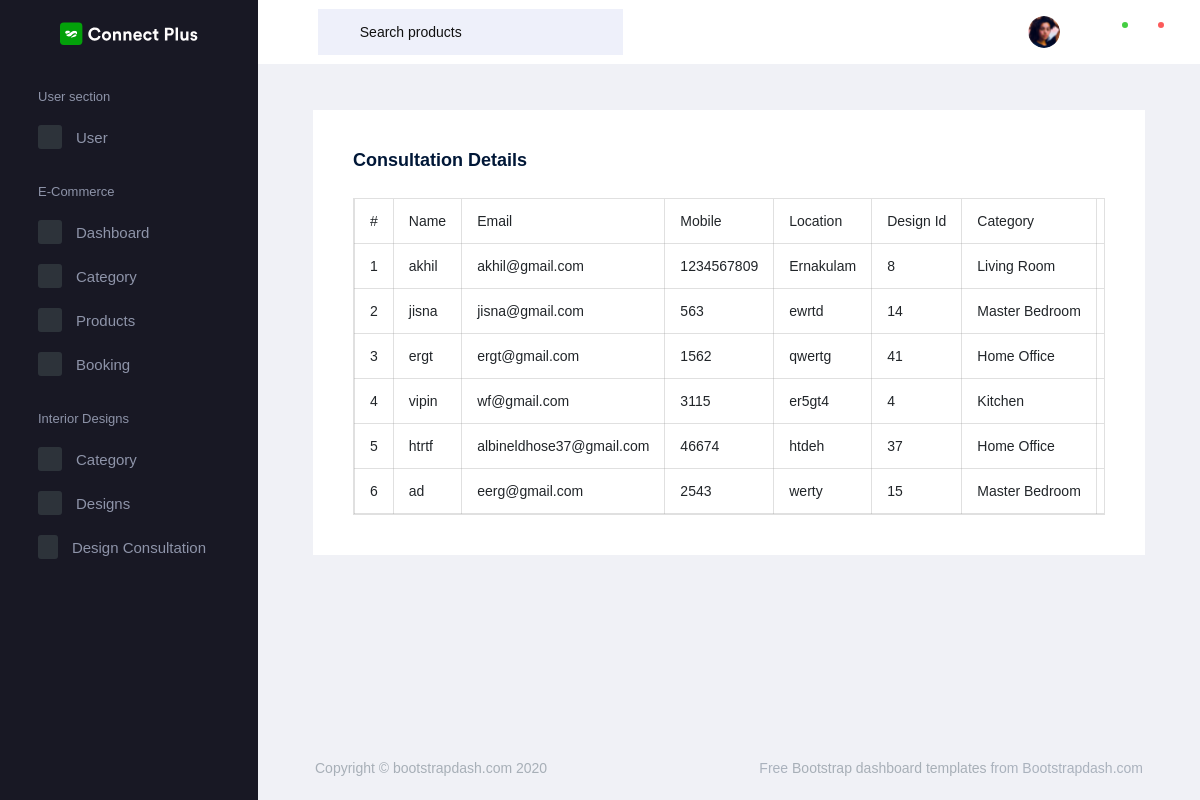
Page /AdminApp/display_consultation/ on the committed database.
### DesignApp/models.py (models this page shows, shortened)
class ConsultDb(models.Model):
    name = models.CharField(max_length=100)
    email = models.EmailField()
    mobile = models.CharField(max_length=15)
    location = models.CharField(max_length=255)
    design_id = models.IntegerField(unique=True)
    design_category = models.CharField(max_length=100)
    design_name = models.CharField(max_length=100)
    design_estimate = models.DecimalField(max_digits=10, decimal_places=2)
    design_dimension = models.CharField(max_length=100)
    created_at = models.DateTimeField(auto_now_add=True)

### AdminApp/views.py (the view)
# urls.py: path('display_consultation/', views.display_consultation, name="display_consultation"),
def display_consultation(request):
    data = ConsultDb.objects.all()
    return render(request, "interior/display_consultation.html", {'data': data})

### AdminApp/templates/interior/display_consultation.html (shortened to what this page needs)
<!DOCTYPE html>
{% extends 'index.html' %}
{% block content %}
<html lang="en">
<head>
</head>
<body>
<div class="col-lg-12 stretch-card">
    <div class="card">
        <div class="card-body">
            <h4 class="card-title">Consultation details</h4>
            <table class="table table-bordered table-responsive">
                <thead>
                <tr>
                    <th> #</th>
                    <th> Name</th>
                    <th> Email</th>
                    <th> Mobile</th>
                    <th> Location</th>
                    <th> Design Id</th>
                    <th> Category</th>
                    <th> Design Name</th>
                </tr>
                </thead>
                <tbody>
                {% for d in data %}
                <tr>
                    <td>{{forloop.counter}}</td>
                    <td>{{d.name}}</td>
                    <td>{{d.email}}</td>
                    <td>{{d.mobile}}</td>
                    <td>{{d.location}}</td>
                    <td>{{d.design_id}}</td>
                    <td>{{d.design_category}}</td>
                    <td>{{d.design_name}}</td>
                </tr>
                {% endfor %}
                </tbody>
            </table>
        </div>
    </div>
</div>
</body>
</html>
{% endblock %}

### rows in the picture
ConsultDb: name "akhil", email "akhil@gmail.com", mobile "1234567809", location "Ernakulam", design_id "8", design_category "Living Room"
ConsultDb: name "jisna", email "jisna@gmail.com", mobile "563", location "ewrtd", design_id "14", design_category "Master Bedroom"
ConsultDb: name "ergt", email "ergt@gmail.com", mobile "1562", location "qwertg", design_id "41", design_category "Home Office"
ConsultDb: name "vipin", email "wf@gmail.com", mobile "3115", location "er5gt4", design_id "4", design_category "Kitchen"
ConsultDb: name "htrtf", email "albineldhose37@gmail.com", mobile "46674", location "htdeh", design_id "37", design_category "Home Office"
ConsultDb: name "ad", email "eerg@gmail.com", mobile "2543", location "werty", design_id "15", design_category "Master Bedroom"
